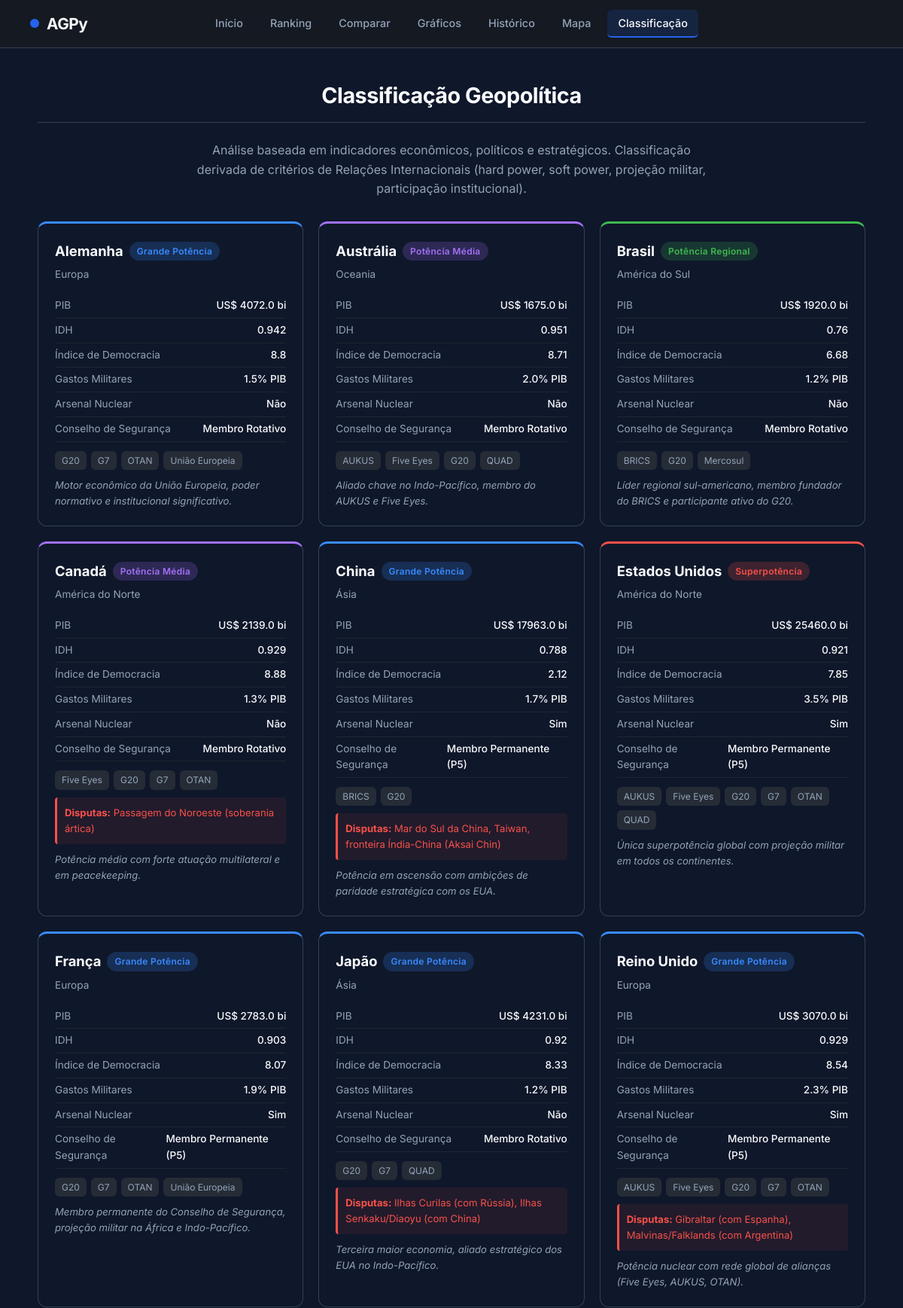
/classificacao/ (upper part), run on the app's committed database.
### geopolitica/models.py (models this page shows, shortened)
class Pais(models.Model):
    nome = models.CharField(max_length=100, unique=True)
    codigo_iso2 = models.CharField(max_length=2, blank=True, default='')
    codigo_iso3 = models.CharField(max_length=3, blank=True, default='')
    regiao = models.CharField(max_length=100)
    sub_regiao = models.CharField(max_length=100, blank=True, default='')
    latitude = models.FloatField(null=True, blank=True)
    longitude = models.FloatField(null=True, blank=True)
    class Meta:
        verbose_name_plural = "Países"
        ordering = ['nome']

class Indicador(models.Model):
    class Categoria(models.TextChoices):
        ECONOMICO = 'ECO', 'Econômico'
        POLITICO = 'POL', 'Político'
        SOCIAL = 'SOC', 'Social'
        ESTRATEGICO = 'EST', 'Estratégico'
    pais = models.ForeignKey(Pais, on_delete=models.CASCADE, related_name='indicadores')
    tipo = models.CharField(max_length=50)  # 'pib', 'idh', 'inflacao', etc.
    valor = models.FloatField()
    ano = models.IntegerField(default=2023)
    fonte = models.CharField(max_length=100, default='local')  # 'World Bank', 'PNUD', 'local'
    categoria = models.CharField(
        max_length=3,
        choices=Categoria.choices,
        default=Categoria.ECONOMICO,
    )
    codigo_api = models.CharField(max_length=50, blank=True, default='')  # Ex: 'NY.GDP.MKTP.CD'
    atualizado_em = models.DateTimeField(auto_now=True)
    class Meta:
        verbose_name_plural = "Indicadores"
        ordering = ['pais', 'tipo', '-ano']
        unique_together = ['pais', 'tipo', 'ano']

class PerfilGeopolitico(models.Model):
    class Classificacao(models.TextChoices):
        SUPERPOTENCIA = 'SUP', 'Superpotência'
        GRANDE_POTENCIA = 'GRA', 'Grande Potência'
        POTENCIA_REGIONAL = 'REG', 'Potência Regional'
        POTENCIA_MEDIA = 'MED', 'Potência Média'
        POTENCIA_EMERGENTE = 'EME', 'Potência Emergente'
        ESTADO_FRAGIL = 'FRA', 'Estado Frágil'
        OUTRO = 'OUT', 'Outro'
    class MembroConselho(models.TextChoices):
        PERMANENTE = 'P5', 'Membro Permanente (P5)'
        ROTATIVO = 'ROT', 'Membro Rotativo'
        NAO = 'NAO', 'Não Membro'
    pais = models.OneToOneField(Pais, on_delete=models.CASCADE, related_name='perfil')
    classificacao = models.CharField(
        max_length=3,
        choices=Classificacao.choices,
        default=Classificacao.OUTRO,
    )
    possui_arsenal_nuclear = models.BooleanField(default=False)
    membro_conselho_seguranca = models.CharField(
        max_length=3,
        choices=MembroConselho.choices,
        default=MembroConselho.NAO,
    )
    gastos_militares_pct_pib = models.FloatField(null=True, blank=True, help_text="% do PIB em defesa")
    indice_democracia = models.FloatField(null=True, blank=True, help_text="Economist Intelligence Unit (0-10)")
    disputas_territoriais = models.TextField(blank=True, default='')
    observacoes = models.TextField(blank=True, default='')
    class Meta:
        verbose_name_plural = "Perfis Geopolíticos"

### geopolitica/views.py (the view)
# urls.py: path('classificacao/', views.classificacao, name='classificacao'),
def classificacao(request):
    paises = Pais.objects.prefetch_related('perfil', 'blocos', 'indicadores').all()
    paises_data = []
    for pais in paises:
        try:
            perfil = pais.perfil
        except PerfilGeopolitico.DoesNotExist:
            perfil = None
        blocos = list(pais.blocos.values_list('nome', flat=True))
        indicadores = {}
        for ind in pais.indicadores.filter(ano=2023):
            indicadores[ind.tipo] = ind.valor
        paises_data.append({
            "nome": pais.nome,
            "regiao": pais.regiao,
            "iso2": pais.codigo_iso2,
            "classificacao": perfil.get_classificacao_display() if perfil else "N/A",
            "classificacao_cod": perfil.classificacao if perfil else "",
            "nuclear": perfil.possui_arsenal_nuclear if perfil else False,
            "conselho": perfil.get_membro_conselho_seguranca_display() if perfil else "N/A",
            "gastos_mil": perfil.gastos_militares_pct_pib if perfil else None,
            "democracia": perfil.indice_democracia if perfil else None,
            "disputas": perfil.disputas_territoriais if perfil else "",
            "observacoes": perfil.observacoes if perfil else "",
            "blocos": blocos,
            "pib": indicadores.get("pib"),
            "idh": indicadores.get("idh"),
        })
    blocos_list = BlocoInternacional.objects.prefetch_related('paises').all()
    blocos_data = []
    for bloco in blocos_list:
        blocos_data.append({
            "nome": bloco.nome,
            "tipo": bloco.get_tipo_display(),
            "descricao": bloco.descricao,
            "membros": list(bloco.paises.values_list('nome', flat=True)),
        })
    context = {
        "paises": paises_data,
        "blocos": blocos_data,
    }
    return render(request, "geopolitica/classificacao.html", context)

### geopolitica/templates/geopolitica/classificacao.html (shortened to what this page needs)
{% load static %}
<!DOCTYPE html>
<html lang="pt-br">
<head>
    <link rel="stylesheet" href="{% static 'css/style.css' %}?v=3">
</head>
<body>
    <header>
        <h1><a href="/" style="text-decoration: none; color: inherit;">AGPy</a></h1>
        <nav>
            <a href="/">Início</a>
            <a href="/ranking/">Ranking</a>
            <a href="/comparar/">Comparar</a>
            <a href="/graficos/">Gráficos</a>
            <a href="/historico/">Histórico</a>
            <a href="/mapa/">Mapa</a>
            <a href="/classificacao/" class="active">Classificação</a>
        </nav>
    </header>
    <div class="container">
        <h2 class="section-title" style="text-align: center;">Classificação Geopolítica</h2>
        <p class="section-desc" style="text-align: center; max-width: 700px; margin-left: auto; margin-right: auto;">
            Análise baseada em indicadores econômicos, políticos e estratégicos.
            Classificação derivada de critérios de Relações Internacionais (hard power, soft power, projeção militar,
            participação institucional).
        </p>
        <div class="class-grid">
            {% for pais in paises %}
            <div class="class-card {% if pais.classificacao_cod %}border-{{ pais.classificacao_cod|lower }}{% else %}border-default{% endif %}">
                <h3>
                    {{ pais.nome }}
                    <span class="badge badge-{{ pais.classificacao_cod|lower }}">
                        {{ pais.classificacao }}
                    </span>
                </h3>
                <div class="regiao">{{ pais.regiao }}</div>
                <div class="meta-row">
                    <span class="meta-label">PIB</span>
                    <span class="meta-value">{% if pais.pib %}US$ {{ pais.pib }} bi{% else %}N/A{% endif %}</span>
                </div>
                <div class="meta-row">
                    <span class="meta-label">IDH</span>
                    <span class="meta-value">{% if pais.idh %}{{ pais.idh }}{% else %}N/A{% endif %}</span>
                </div>
                <div class="meta-row">
                    <span class="meta-label">Índice de Democracia</span>
                    <span class="meta-value">{% if pais.democracia %}{{ pais.democracia }}{% else %}N/A{% endif %}</span>
                </div>
                <div class="meta-row">
                    <span class="meta-label">Gastos Militares</span>
                    <span class="meta-value">{% if pais.gastos_mil %}{{ pais.gastos_mil }}% PIB{% else %}N/A{% endif %}</span>
                </div>
                <div class="meta-row">
                    <span class="meta-label">Arsenal Nuclear</span>
                    <span class="meta-value">{% if pais.nuclear %}Sim{% else %}Não{% endif %}</span>
                </div>
                <div class="meta-row">
                    <span class="meta-label">Conselho de Segurança</span>
                    <span class="meta-value">{{ pais.conselho }}</span>
                </div>
                {% if pais.blocos %}
                <div class="blocos-tags">
                    {% for bloco in pais.blocos %}
                    <span class="bloco-tag">{{ bloco }}</span>
                    {% endfor %}
                </div>
                {% endif %}
                {% if pais.disputas %}
                <div class="disputas">
                    <strong>Disputas:</strong> {{ pais.disputas }}
                </div>
                {% endif %}
                {% if pais.observacoes %}
                <div class="obs">{{ pais.observacoes }}</div>
                {% endif %}
            </div>
            {% endfor %}
        </div>
    </div>
</body>
</html>

### geopolitica/static/css/style.css (style rules this page uses)
*, *::before, *::after { box-sizing: border-box; margin: 0; padding: 0; }
:root { --bg-main: #0f172a; --bg-surface: #1e293b; --bg-card: #1e293b; --bg-hover: #334155; --border: #334155; --text-primary: #f8fafc; --text-secondary: #94a3b8; --accent-blue: #2563eb; --accent-hover: #1d4ed8; --accent-green: #059669; --accent-red: #e11d48; --shadow: 0 1px 3px rgba(0, 0, 0, 0.4), 0 4px 12px rgba(0, 0, 0, 0.2); --radius: 8px; --radius-sm: 6px; --transition: 0.25s ease; }
html { scroll-behavior: smooth; }
body { font-family: 'Inter', sans-serif; background-color: var(--bg-main); color: var(--text-primary); min-height: 100vh; line-height: 1.6; }
header { background: rgba(22, 27, 34, 0.85); backdrop-filter: blur(12px); -webkit-backdrop-filter: blur(12px); border-bottom: 1px solid var(--border); padding: 0 40px; position: sticky; top: 0; z-index: 100; display: flex; align-items: center; justify-content: space-between; height: 64px; }
header::after { content: ''; flex: 1; }
header h1 { flex: 1; font-size: 1.3rem; font-weight: 700; color: var(--text-primary); letter-spacing: -0.5px; display: flex; align-items: center; }
header h1::before { content: ''; display: inline-block; width: 12px; height: 12px; background-color: var(--accent-blue); border-radius: 50%; margin-right: 10px; }
nav { display: flex; gap: 8px; justify-content: center; }
nav a { color: var(--text-secondary); text-decoration: none; font-weight: 500; font-size: 0.9rem; padding: 6px 14px; border-radius: var(--radius-sm); transition: var(--transition); }
.container { width: 92%; max-width: 1100px; margin: 0 auto; padding: 40px 0; }
.container h2 { font-size: 1.8rem; font-weight: 700; color: var(--text-primary); margin-bottom: 24px; padding-bottom: 12px; border-bottom: 1px solid var(--border); letter-spacing: -0.5px; }
.container p { color: var(--text-secondary); margin-bottom: 12px; }
nav a.active { color: var(--text-primary); background: rgba(37, 99, 235, 0.15); border-bottom: 2px solid var(--accent-blue); }

### geopolitica/templates/geopolitica/classificacao.html (style rules this page uses)
.class-grid { display: grid; grid-template-columns: repeat(auto-fill, minmax(340px, 1fr)); gap: 20px; margin: 30px 0; }
.section-title { margin-bottom: 6px; }
.section-desc { color: var(--text-secondary); margin-bottom: 30px; }
.class-card { background: var(--card-bg); border: 1px solid var(--border); border-radius: 12px; padding: 22px; transition: transform 0.2s, box-shadow 0.2s; }
.class-card h3 { margin: 0 0 6px 0; font-size: 1.15rem; display: flex; align-items: center; gap: 8px; }
.class-card .regiao { color: var(--text-secondary); font-size: 0.85rem; margin-bottom: 14px; }
.badge { display: inline-block; padding: 3px 10px; border-radius: 20px; font-size: 0.75rem; font-weight: 600; letter-spacing: 0.3px; }
.badge-sup { background: rgba(248, 81, 73, 0.2); color: #f85149; }
.badge-gra { background: rgba(56, 139, 253, 0.2); color: #388bfd; }
.badge-reg { background: rgba(63, 185, 80, 0.2); color: #3fb950; }
.badge-med { background: rgba(163, 113, 247, 0.2); color: #a371f7; }
.border-sup { border-top: 3px solid #f85149; }
.border-gra { border-top: 3px solid #388bfd; }
.border-reg { border-top: 3px solid #3fb950; }
.border-med { border-top: 3px solid #a371f7; }
.meta-row { display: flex; justify-content: space-between; padding: 5px 0; font-size: 0.85rem; border-bottom: 1px solid rgba(48, 54, 61, 0.5); }
.meta-label { color: var(--text-secondary); }
.meta-value { color: var(--text-primary); font-weight: 500; }
.blocos-tags { display: flex; flex-wrap: wrap; gap: 6px; margin-top: 12px; }
.bloco-tag { background: rgba(48, 54, 61, 0.7); color: var(--text-secondary); padding: 3px 9px; border-radius: 6px; font-size: 0.75rem; }
.disputas { margin-top: 10px; padding: 10px; background: rgba(248, 81, 73, 0.08); border-left: 3px solid #f85149; border-radius: 4px; font-size: 0.82rem; color: #f85149; }
.obs { margin-top: 10px; font-size: 0.82rem; color: var(--text-secondary); font-style: italic; }

### data on the page
Pais: nome "Alemanha", regiao "Europa"
Indicador: pib "4072.0"
Indicador: idh "0.942"
PerfilGeopolitico: democracia "8.8", gastos_mil "1.5", observacoes "Motor econômico da União Europeia, poder normativo e institucional significativo."
Pais: nome "Austrália", regiao "Oceania"
Indicador: pib "1675.0"
Indicador: idh "0.951"
PerfilGeopolitico: democracia "8.71", gastos_mil "2.0", observacoes "Aliado chave no Indo-Pacífico, membro do AUKUS e Five Eyes."
Pais: nome "Brasil", regiao "América do Sul"
Indicador: pib "1920.0"
Indicador: idh "0.76"
PerfilGeopolitico: democracia "6.68", gastos_mil "1.2", observacoes "Líder regional sul-americano, membro fundador do BRICS e participante ativo do G20."
Pais: nome "Canadá", regiao "América do Norte"
Indicador: pib "2139.0"
Indicador: idh "0.929"
PerfilGeopolitico: democracia "8.88", gastos_mil "1.3", disputas "Passagem do Noroeste (soberania ártica)", observacoes "Potência média com forte atuação multilateral e em peacekeeping."
Pais: nome "China", regiao "Ásia"
Indicador: pib "17963.0"
Indicador: idh "0.788"
PerfilGeopolitico: democracia "2.12", gastos_mil "1.7", disputas "Mar do Sul da China, Taiwan, fronteira Índia-China (Aksai Chin)", observacoes "Potência em ascensão com ambições de paridade estratégica com os EUA."
Pais: nome "Estados Unidos", regiao "América do Norte"
Indicador: pib "25460.0"
Indicador: idh "0.921"
PerfilGeopolitico: democracia "7.85", gastos_mil "3.5", observacoes "Única superpotência global com projeção militar em todos os continentes."
Pais: nome "França", regiao "Europa"
Indicador: pib "2783.0"
Indicador: idh "0.903"
PerfilGeopolitico: democracia "8.07", gastos_mil "1.9", observacoes "Membro permanente do Conselho de Segurança, projeção militar na África e Indo-Pacífico."
Pais: nome "Japão", regiao "Ásia"
Indicador: pib "4231.0"
Indicador: idh "0.92"
PerfilGeopolitico: democracia "8.33", gastos_mil "1.2", disputas "Ilhas Curilas (com Rússia), Ilhas Senkaku/Diaoyu (com China)", observacoes "Terceira maior economia, aliado estratégico dos EUA no Indo-Pacífico."
Pais: nome "Reino Unido", regiao "Europa"
Indicador: pib "3070.0"
Indicador: idh "0.929"
PerfilGeopolitico: democracia "8.54", gastos_mil "2.3", disputas "Gibraltar (com Espanha), Malvinas/Falklands (com Argentina)", observacoes "Potência nuclear com rede global de alianças (Five Eyes, AUKUS, OTAN)."

### other printed values
{{ pais.classificacao }} "Grande Potência" "Potência Média" "Potência Regional" "Potência Média" "Grande Potência" "Superpotência" "Grande Potência" "Grande Potência" "Grande Potência"
{{ pais.conselho }} "Membro Rotativo" "Membro Rotativo" "Membro Rotativo" "Membro Rotativo" "Membro Permanente (P5)" "Membro Permanente (P5)" "Membro Permanente (P5)" "Membro Rotativo" "Membro Permanente (P5)"
{{ bloco }} "G20" "G7" "OTAN" "União Europeia" "AUKUS" "Five Eyes" "G20" "QUAD" "BRICS" "G20" "Mercosul" "Five Eyes" "G20" "G7" "OTAN" "BRICS" "G20" "AUKUS" "Five Eyes" "G20" "G7" "OTAN" "QUAD" "G20" "G7" "OTAN" "União Europeia" "G20" "G7" "QUAD" "AUKUS" "Five Eyes" "G20" "G7" "OTAN"
